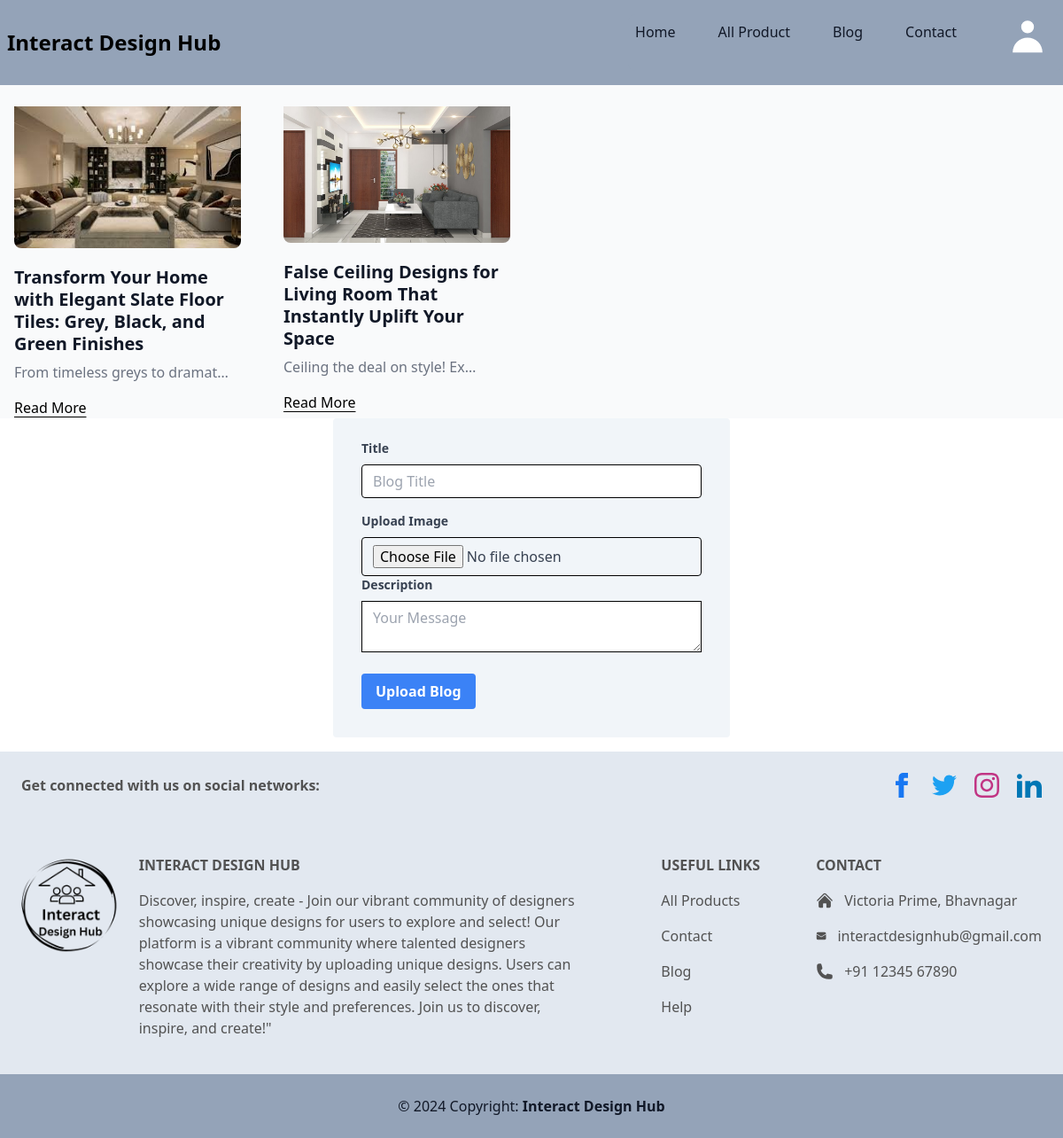
Screenshot of /blog/ with the database file from the repository.
### blog/models.py (models this page shows)
class Blog(models.Model):
    blog_id = models.AutoField(primary_key=True)
    blog_title = models.TextField(max_length=100)
    blog_img = models.FileField(upload_to="blog/", max_length=250, null=True, default=None)
    blog_description = models.TextField(max_length=1000)

### blog/views.py (the view)
# urls.py: 2. Add a URL to urlpatterns:  path('blog/', include('blog.urls'))
def blog(request):
     blog_data = Blog.objects.all()
     return render(request, "blog.html",{"blog_data":blog_data})

### blog/templates/blog.html (shortened to what this page needs)
{% include "header.html" %}
<aside aria-label="Related articles" class="py-5 lg:p-0 bg-gray-50 dark:bg-white">
    <div class="px-4 mx-auto max-w-screen-xl">
        <div class="grid gap-12 sm:grid-cols-2 lg:grid-cols-4">
            {% for data in blog_data %}
            <article class="max-w-xs">
                <a href="#">
                    <img src="/media/{{data.blog_img}}" class="mb-5 rounded-lg pt-6" alt="Image 2">
                </a>
                <h2 class="mb-2 text-xl font-bold leading-tight text-gray-900 dark:text-black">
                    <a href="#">{{data.blog_title}}</a>
                </h2>
                <p class="mb-4  text-gray-500 dark:text-gray-600">{{data.blog_description|truncatechars:30}}<p>
                <a href="{% url 'blog_detail' data.blog_id %}" class="inline-flex items-center font-medium underline underline-offset-4 text-primary-600 dark:text-blue-700 hover:no-underline">
                    Read More
                </a>
            </article>
            {% endfor %}
        </div>
    </div>
</aside>
  <div class="w-full max-w-md mx-auto bg-[#]">
 <form class="px-8 pt-6 pb-8 mb-4 bg-slate-100 rounded" method="POST"
       action="../upload_blog/" enctype="multipart/form-data">
    <div class="mb-4">
         <label class="block mb-2 text-sm font-bold text-gray-700">Title</label>
        <input  class="w-full px-3 py-2 leading-tight text-gray-700 border rounded appearance-none focus:outline-none border-black" type="text" placeholder="Blog Title" name="blog_title"/>
    </div>
    <div>
        <label class="block mb-2 text-sm font-bold text-gray-700 border-black">Upload Image</label>
        <input class="w-full px-3 py-2 leading-tight text-gray-700 border rounded appearance-none focus:outline-none border-black" type="file" name="blog_img" />
    </div>
    <div class="mb-6">
      <label class="block mb-2 text-sm font-bold text-gray-700">Description</label>
      <textarea class="w-full px-3 py-2 leading-tight text-gray-700 border rounde appearance-none focus:outline-none border-black" name="blog_description" placeholder="Your Message"></textarea>
    </div>
    <div class="flex items-center justify-between">
      <button class="px-4 py-2 font-bold text-white bg-blue-500 rounded hover:bg-blue-700 focus:outline-none" type="submit" name="upload_blog">Upload Blog</button>
    </div>
  </form>
</div>
{% include "footer.html" %}

### templates/header.html (shortened to what this page needs)
{% load static %}
<html>
  <head>
     <script src="https://cdn.tailwindcss.com"></script>
    <link rel="stylesheet"  href="{% static 'header.css' %}">
  </head>
<body>
<nav class="border-gray-200 bg-slate-400 hidden lg:block">
  <div class="max-w-screen-xl flex flex-wrap items-center justify-between mx-auto py-4">
    <a href="/" class="flex items-center">
       <span class="self-center text-2xl font-semibold whitespace-nowrap dark:text-white pl-2">Interact Design Hub</span>
    </a>
    <div class="hidden w-full md:block md:w-auto" id="nav-content">
      <ul class=" font-medium flex flex-col p-4 md:p-0 mt-4 border border-gray-100 rounded-lg bg-gray-50 md:flex-row md:space-x-8 rtl:space-x-reverse md:mt-0 md:border-0  bg-gray-800 bg-slate-400 border-gray-700">
        <li>
          <a href="/" class="block py-2 px-3 text-gray-900 rounded hover:bg-gray-100 md:hover:bg-transparent md:border-0 md:hover:text-white md:p-2 dark:text-white md:dark:hover:text-black dark:hover:bg-gray-700 dark:hover:text-white md:dark:hover:bg-transparent" >Home</a>
        </li>
        <li>
          <a href="/all_product" class="block py-2 px-3 text-gray-900 rounded hover:bg-gray-100 md:hover:bg-transparent md:border-0 md:hover:text-white md:p-2 dark:text-white md:dark:hover:text-black dark:hover:bg-gray-700 dark:hover:text-white md:dark:hover:bg-transparent">All Product</a>
        </li>
        <li>
          <a href="/blog" class="block py-2 px-3 text-gray-900 rounded hover:bg-gray-100 md:hover:bg-transparent md:border-0 md:hover:text-white md:p-2 dark:text-white md:dark:hover:text-black dark:hover:bg-gray-700 dark:hover:text-white md:dark:hover:bg-transparent">Blog</a>
        </li>
        <li>
          <a href="/contact" aria-current="page" class="block py-2 px-3 text-gray-900 rounded hover:bg-gray-100
            md:hover:bg-transparent md:border-0 md:hover:text-white
            md:p-2 dark:text-white md:dark:hover:text-black
            dark:hover:bg-gray-700 hover:text-white
            md:dark:hover:bg-transparent [aria-current=page]:text-white ">Contact</a>
        </li>
        <form class="flex items-center">
          <li class="relative list-none">
            <div class="flex flex-wrap">
              <div class="w-full sm:w-6/12 md:w-4/12 px-4">
                <div class="relative inline-flex align-middle w-full">
                  <button type="button" onclick="toggleDropdown()">
                    <svg class="w-12 h-12 text-white -left-1" fill="currentColor" viewBox="0 0 20 20">
                      <path fill-rule="evenodd" d="M10 9a3 3 0 100-6 3 3 0 000 6zm-7 9a7 7 0 1114 0H3z" clip-rule="evenodd"></path>
                    </svg>
                  </button>
                </div>
              </div>
            </div>
          </li>
        </form>
      </ul>
    </div>
  </div>
</nav>
</body>
</html>

### templates/footer.html (shortened to what this page needs)
{% load static %}
<html>
  <head>
     <script src="https://cdn.tailwindcss.com"></script>
  </head>
<footer
  class=" text-center text-neutral-600 bg-slate-200 dark:text-black lg:text-left ">
  <div
    class="flex items-center justify-center p-6 dark:border-neutral-500 lg:justify-between">
    <div class="mr-12 hidden lg:block font-bold">
      <span>Get connected with us on social networks:</span>
    </div>
    <div class="flex justify-center">
      <a href="https://www.facebook.com/" role="button" target="_blank">
            <svg
              xmlns="http://www.w3.org/2000/svg"
              class="h-7 w-7 ml-5"
              fill="currentColor"
              style="color: #1877f2"
              viewBox="0 0 24 24">
              <path
                d="M9 8h-3v4h3v12h5v-12h3.642l.358-4h-4v-1.667c0-.955.192-1.333 1.115-1.333h2.885v-5h-3.808c-3.596 0-5.192 1.583-5.192 4.615v3.385z" />
            </svg>
      </a>
      <a href="https://twitter.com/" role="button" target="_blank">
      </a>
      <a href="https://www.instagram.com/" role="button" target="_blank">
      </a>
      <a href="https://www.linkedin.com/in/richa-bhatt-5bb24527b/" role="button" target="_blank">
      </a>
      </div>
  </div>
  <div class="mx-6 py-10 text-center md:text-left bg-slate-200">
    <div class="flex w-full">
      <div class="w-[150px]">
        <img src="{% static 'Interact-removebg-preview.png' %}" class="h-28 w-28"><img>
      </div>
      <div class=" w-full grid grid-cols-4">
      <div class="col-span-2">
        <h6
          class="mb-4 flex items-center justify-center font-semibold uppercase md:justify-start">
          Interact Design Hub
        </h6>
        <p>
          Discover, inspire, create - Join our vibrant community of designers showcasing unique designs for users to explore and select!
          Our platform is a vibrant community where talented designers showcase their creativity by uploading unique designs. Users can explore a wide range of designs and easily select the ones that resonate with their style and preferences. Join us to discover, inspire, and create!"
        </p>
      </div>
      <div class="pl-20">
        <h6
          class="mb-4 flex justify-center font-semibold uppercase md:justify-start">
          Useful links
        </h6>
        <p class="mb-4">
          <a href="/all_product" class="text-neutral-600 dark:text-black"
            >All Products</a
          >
        </p>
        <p class="mb-4">
          <a href="/contact" class="text-neutral-600 dark:text-black"
            >Contact</a
          >
        </p>
        <p class="mb-4">
          <a href="/blog" class="text-neutral-600 dark:text-black"
            >Blog</a
          >
        </p>
        <p>
          <a href="#!" class="text-neutral-600 dark:text-black"
            >Help</a
          >
        </p>
      </div>
      <div>
        <h6
          class="mb-4 flex justify-center font-semibold uppercase md:justify-start">
          Contact
        </h6>
        <p class="mb-4 flex items-center justify-center md:justify-start">
          Victoria Prime, Bhavnagar
        </p>
        <p class="mb-4 flex items-center justify-center md:justify-start">
          <svg
            xmlns="http://www.w3.org/2000/svg"
            viewBox="0 0 24 24"
            fill="currentColor"
            class="mr-3 h-5 w-5">
            <path
              d="M1.5 8.67v8.58a3 3 0 003 3h15a3 3 0 003-3V8.67l-8.928 5.493a3 3 0 01-3.144 0L1.5 8.67z" />
            <path
              d="M22.5 6.908V6.75a3 3 0 00-3-3h-15a3 3 0 00-3 3v.158l9.714 5.978a1.5 1.5 0 001.572 0L22.5 6.908z" />
          </svg>
          interactdesignhub<span>&#64;</span>gmail.com
        </p>
        <p class="mb-4 flex items-center justify-center md:justify-start">
          +91 12345 67890
        </p>
      </div>
      </div>
    </div>
  </div>
  <div class=" p-6 text-center bg-slate-400 text-gray-900">
    <span>© 2024 Copyright:</span>
    <a class="font-semibold " href="https://tw-elements.com/">
      Interact Design Hub
    </a>
  </div>
</footer>

### rows the page displays
Blog: blog_img (picture), blog_title "Transform Your Home with Elegant Slate Floor Tiles: Grey, Black, and Green Finishes", blog_description "From timeless greys to dramat…"
Blog: blog_img (picture), blog_title "False Ceiling Designs for Living Room That Instantly Uplift Your Space", blog_description "Ceiling the deal on style! Ex…"
